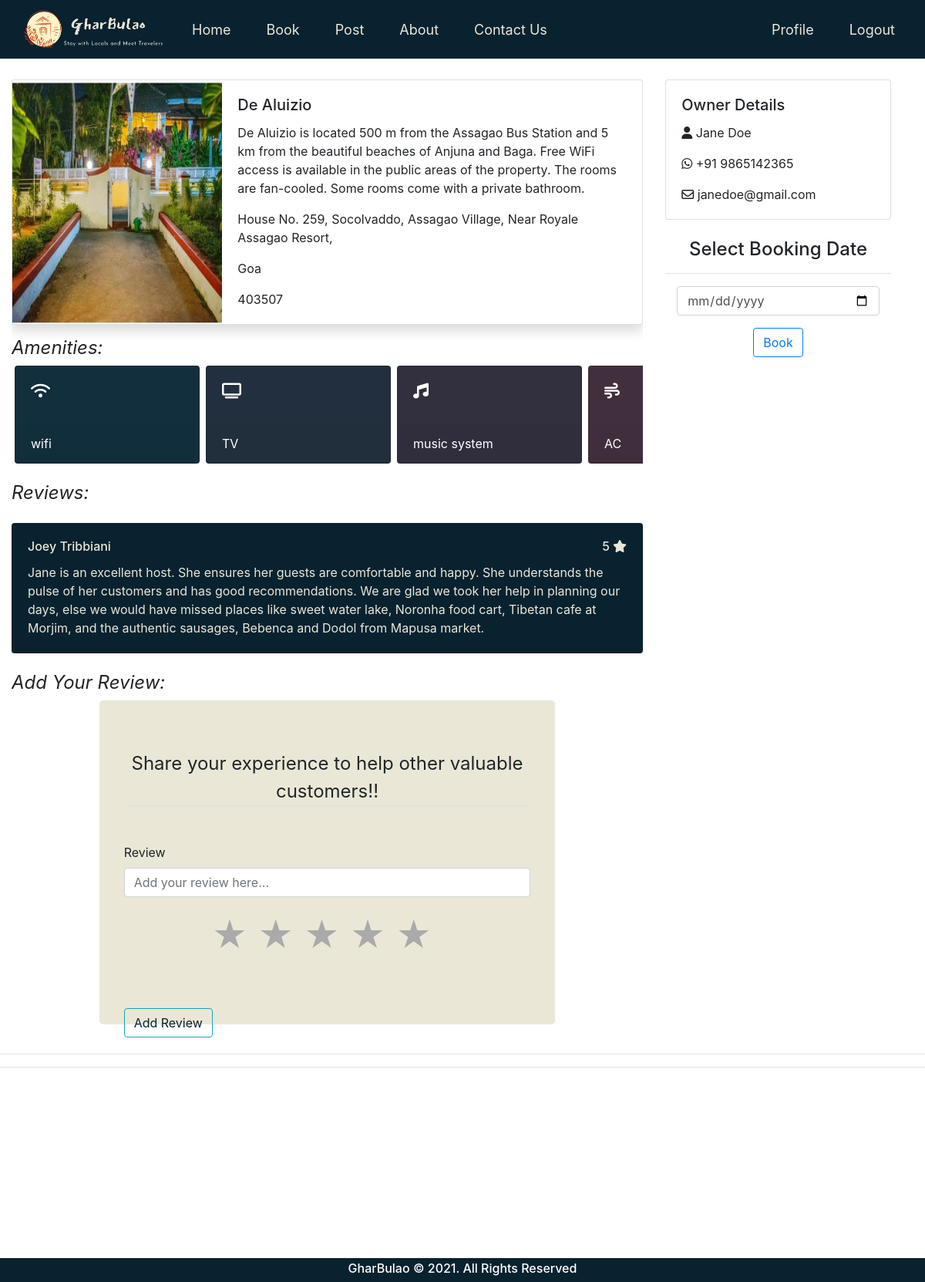
/showPost/14 (signed in), run on the app's committed database.
### users/models.py (models this page shows, shortened)
class Img(models.Model):
    post = models.ForeignKey(Post, default=None,on_delete=models.CASCADE)
    image = models.ImageField(upload_to='property_pics',
                              verbose_name='Image')

class Post(models.Model):
    user = models.OneToOneField(User,on_delete=models.CASCADE)
    address = models.TextField()
    pincode = models.IntegerField(null=True)
    city = models.CharField(max_length=50, choices=cities, default='Mumbai')
    state =  models.CharField(max_length=50, choices=states, default='Maharashtra')
    Area = models.DecimalField(max_digits=6,default=0.0,decimal_places=2)
    amenities = models.CharField(max_length=500,default='[]')
    timestamp = models.DateTimeField(auto_now=True)
    desc = models.TextField(max_length=500,default='')
    name = models.CharField(max_length=100, default='')

class Reviews(models.Model):
    post = models.ForeignKey(Post, default=None,on_delete=models.CASCADE)
    user = models.ForeignKey(User,on_delete=models.CASCADE)
    review = models.TextField(max_length=500,default='',null=True)
    rating = models.IntegerField(default=1,
        validators=[
            MaxValueValidator(5),
            MinValueValidator(1)
        ])
    review_posted = models.DateTimeField(auto_now=True)

class Profile(models.Model):
    user = models.OneToOneField(User,on_delete=models.CASCADE)
    profile_picture = models.ImageField(default='default.png',upload_to='profile_pics')
    gender = models.CharField(max_length=10)
    mobile_no = models.CharField(max_length=10)
    bio = models.CharField(max_length=1000)
    city = models.CharField(max_length=50, choices=cities, default='Mumbai')
    birth_date = models.DateField(null=True)
    REQUIRED_FIELDS = ['profile_picture','gender','mobile_no','city','birth_date']

### users/views.py (the view, shortened to what this page needs)
# urls.py: path('showPost/<int:pk>',views.showPost,name='showPost'),
@login_required
def showPost(request,pk):
   info = {}
   info['post'] = Post.objects.get(id=pk)
   info['images'] = Img.objects.filter(post=info['post']).defer('post')
   info['reviews'] = Reviews.objects.filter(post=info['post']).defer('post')
   icons = {
      'wifi' : 'fas fa-wifi',
      'TV' : 'fas fa-tv',
      'music system' : 'fas fa-music',
      'AC' : 'fas fa-wind',
      'swimming pool' : 'fas fa-swimming-pool',
      'gym' : 'fas fa-dumbbell',
      'indoor sports' : 'fas fa-volleyball-ball'
   }
   info['post'].amenities = literal_eval(info['post'].amenities)
   return render(request,'users/showPost.html', context={'info':info,'icons':icons})

### users/templates/users/showPost.html (shortened to what this page needs)
{% extends "users/base.html" %} {% load static %} {% load crispy_forms_tags %}
{% load static %}
{% block style %}
  <link rel="stylesheet" type="text/css" href="{% static 'users/Post.css' %}">
{% endblock style %}
{% block body %}
<br>
<br>
<div class="container-fluid post_cont">
<div class="left_post">
<div class="shadow card mb-3 mx-auto">
  <div class="row no-gutters">
    <div class="col-md-4">
      <img src="{{info.images.0.image.url}}" class="card-img" alt="..." height="100%">
    </div>
    <div class="col-md-8">
      <div class="card-body">
        <h5 class="card-title">{{info.post.name}}</h5>
        <p class="card-text">{{info.post.desc}}</p>
        <p class="card-text">{{info.post.address}}</p>
        <p class="card-text">{{info.post.state|capfirst}}</p>
        <p class="card-text">{{info.post.pincode}}</p>
      </div>
    </div>
  </div>
</div>
<h4 class="amenities">Amenities:</h4>
<div class="am_cont d-flex justify-content-start">
{% for amenity in info.post.amenities %}
    <div class="card text-white mx-1" style="min-width:15rem;background-color:#{{forloop.counter}}22f3e">
      <div class="card-body">
      {% for key, value in icons.items %}
      {% if key == amenity %}
        <h5 class="card-title"><i class="{{value}}"></i></h5>
      {%endif%}
      {%endfor%}
      </div>
      <div class="card-header">{{amenity}}</div>
    </div>
{% endfor %}
</div>
<br>
<h4 class="amenities">Reviews:</h4>
{% if info.reviews%}
<div class="reviews_cont">
{% for review in info.reviews %}
  <div class="card mt-3" style="width: 100%;background-color:#092230;">
    <div class="card-body" style='color:#eae7d6'>
     <div class="rr d-flex justify-content-between">
      <h6 class="card-title" style='color:#eae7d6'>{{review.user.first_name}} {{review.user.last_name}}</h6>
      <h6 class="card-title" style='color:#eae7d6'>{{review.rating}}<span class="fas fa-star ml-1" style="color: #eae7d6;"></span></h6>
    </div>
      <p class="card-text">{{review.review}}</p>
    </div>
  </div>
{% endfor %}
</div>
{% else %}
    <h5 class="right_head">Sorry, there are no reviews for this location.</h5>
  {% endif %}
<br>
<h4 class="amenities">Add Your Review:</h4>
<div class="container d-flex justify-content-center">
  <div class="jumbotron jumbotron-css" style="background-color: #eae7d6;width:75%;height:420px;" >
    <form method="POST" action='' id="post_form">
      <fieldset class="form-group">
        <legend class="border-bottom mb-4" style="text-align: center;">
          Share your experience to help other valuable customers!!
        </legend>
        <br>
        <div class="form-group">
          <label>Review</label>
          <input
            type="text"
            class="form-control"
            id="review"
            placeholder="Add your review here..."
            required
          />
        </div>
        <div class="form-group">
          <div class="rating rating2">
            <a href="#5" title="Give 5 stars" data-value="5">★</a>
            <a href="#4" title="Give 4 stars" data-value="4">★</a>
            <a href="#3" title="Give 3 stars" data-value="3">★</a>
            <a href="#2" title="Give 2 stars" data-value="2">★</a>
            <a href="#1" title="Give 1 star" data-value="1">★</a>
          </div>
        </div>
      </fieldset>
      <div class="form-group">
        <button class="btn btn-outline-info" type="submit" style='color: #092230'>Add Review</button>
      </div>
    </form>
  </div>
</div>
</div>
<div class="right_post">
 <div class="card">
  <div class="card-body">
    <h5 class="card-title">Owner Details</h5>
    <p class="card-text"><i class="fas fa-user"></i>  {{info.post.user.first_name}} {{info.post.user.last_name}}</p>
    <p class="card-text"><b><i class="fab fa-whatsapp"></i></b>  +91 {{info.post.user.profile.mobile_no}}</p>
    <p class="card-text"><i class="far fa-envelope"></i>  {{info.post.user.email}}</p>
  </div>
</div>
<br>
<h4 class="d-flex justify-content-center">Select Booking Date</h4>
<hr>
<div class="row-auto">
<div class="col input-group">
    <div class="input-group mb-3">
  <input type="date" class="form-control" placeholder="date" aria-label="date" aria-describedby="basic-addon1">
</div>
    </div>
<div class="col-auto d-flex justify-content-center">
    <a href="{% url 'receipt' pk=info.post.id  %}" class="btn btn-outline-primary">Book</a>
    </div>
</div>
</div>
</div>
<hr>
<hr>
<br>
{% endblock body %}

### users/static/users/Navbar.css (style rules this page uses)
:root { --blue: #092230; --off_white: #eae7d6; }

### users/static/users/Post.css (style rules this page uses)
.rating { width: 300px; margin: 0 auto 1em; font-size: 45px; overflow:hidden; }
.rating a, .rating label { float:right; color: #aaa; text-decoration: none; -webkit-transition: color .4s; -moz-transition: color .4s; -o-transition: color .4s; transition: color .4s; }
.rating2 { direction: rtl; }
.rating2 a { float:none }
.post_cont { width:100%; display:flex; justify-content: space-between; height:75vh; }
.left_post { width:70%; overflow-y: scroll; }
.right_post { width:25%; overflow-y: hidden; }
.amenities { font-weight: 400; font-style: italic; }
.am_cont { width:100%; overflow-x: scroll; }
.reviews_cont { height: auto; max-height: 400px; overflow-y: scroll; width: 100%; }

### data on the page
Img: images.0.image (picture)
Post: post.name "De Aluizio", post.desc "De Aluizio is located 500 m from the Assagao Bus Station and 5 km from the beautiful beaches of Anjuna and Baga. Free WiFi access is available in the public areas of the property. The rooms are fan-cooled. Some rooms come with a private bathroom.", post.address "House No. 259, Socolvaddo, Assagao Village, Near Royale Assagao Resort,", post.state "Goa", post.pincode "403507", post.user.first_name "Jane", post.user.last_name "Doe", post.user.profile.mobile_no "9865142365", post.user.email "janedoe@gmail.com"
Reviews: user.first_name "Joey", user.last_name "Tribbiani", rating "5", review "Jane is an excellent host. She ensures her guests are comfortable and happy. She understands the pulse of her customers and has good recommendations. We are glad we took her help in planning our days, else we would have missed places like sweet water lake, Noronha food cart, Tibetan cafe at Morjim, and the authentic sausages, Bebenca and Dodol from Mapusa market."

### other printed values
{{ amenity }} "wifi" "TV" "music system" "AC"
